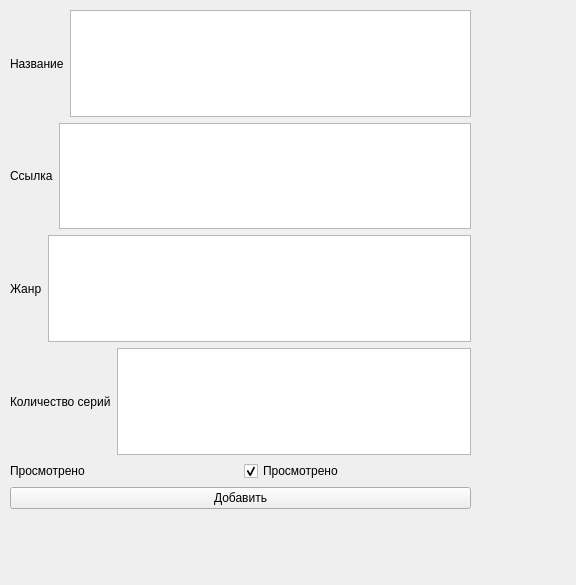
<?xml version="1.0" encoding="UTF-8"?>
<ui version="4.0">
 <class>Form</class>
 <widget class="QWidget" name="Form">
  <property name="geometry">
   <rect>
    <x>0</x>
    <y>0</y>
    <width>576</width>
    <height>585</height>
   </rect>
  </property>
  <property name="windowTitle">
   <string>Добавить элемент</string>
  </property>
  <widget class="QWidget" name="verticalLayoutWidget">
   <property name="geometry">
    <rect>
     <x>10</x>
     <y>10</y>
     <width>461</width>
     <height>499</height>
    </rect>
   </property>
   <layout class="QVBoxLayout" name="verticalLayout_2">
    <item>
     <layout class="QHBoxLayout" name="horizontalLayout_2">
      <item>
       <widget class="QLabel" name="label">
        <property name="text">
         <string>Название</string>
        </property>
       </widget>
      </item>
      <item>
       <widget class="QPlainTextEdit" name="Title"/>
      </item>
     </layout>
    </item>
    <item>
     <layout class="QHBoxLayout" name="horizontalLayout_5">
      <item>
       <widget class="QLabel" name="label_3">
        <property name="enabled">
         <bool>true</bool>
        </property>
        <property name="text">
         <string>Ссылка</string>
        </property>
       </widget>
      </item>
      <item>
       <widget class="QPlainTextEdit" name="Link"/>
      </item>
     </layout>
    </item>
    <item>
     <layout class="QHBoxLayout" name="horizontalLayout_4">
      <item>
       <widget class="QLabel" name="label_4">
        <property name="text">
         <string>Жанр</string>
        </property>
       </widget>
      </item>
      <item>
       <widget class="QPlainTextEdit" name="Genre"/>
      </item>
     </layout>
    </item>
    <item>
     <layout class="QHBoxLayout" name="horizontalLayout_3">
      <item>
       <widget class="QLabel" name="label_2">
        <property name="text">
         <string>Количество серий</string>
        </property>
       </widget>
      </item>
      <item>
       <widget class="QPlainTextEdit" name="NumOfSeries"/>
      </item>
     </layout>
    </item>
    <item>
     <layout class="QHBoxLayout" name="horizontalLayout_6">
      <item>
       <widget class="QLabel" name="label_5">
        <property name="enabled">
         <bool>true</bool>
        </property>
        <property name="text">
         <string>Просмотрено</string>
        </property>
       </widget>
      </item>
      <item>
       <widget class="QCheckBox" name="Watched">
        <property name="text">
         <string>Просмотрено</string>
        </property>
        <property name="checkable">
         <bool>true</bool>
        </property>
        <property name="checked">
         <bool>true</bool>
        </property>
        <property name="tristate">
         <bool>true</bool>
        </property>
       </widget>
      </item>
     </layout>
    </item>
    <item>
     <widget class="QPushButton" name="pushButton">
      <property name="text">
       <string>Добавить</string>
      </property>
     </widget>
    </item>
   </layout>
  </widget>
 </widget>
 <resources/>
 <connections/>
</ui>
